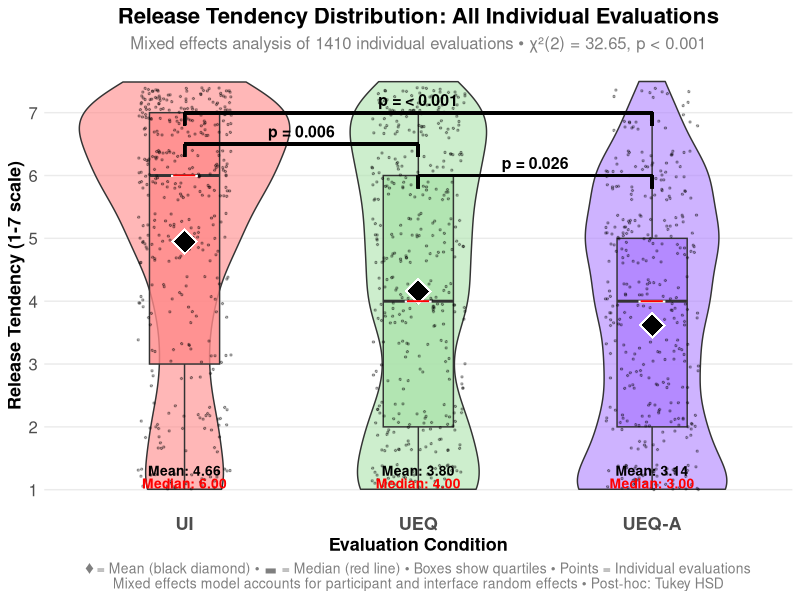

Here is the R script that generated this plot:
# Enhanced Mixed Effects Analysis: Per-Evaluation Release Tendency with High-Quality Visualization
# Adding boxplots, significance bars, and visible mean/median annotations

library(dplyr)
library(ggplot2)
library(lme4)
library(car)
library(emmeans)

cat("=== ENHANCED MIXED EFFECTS ANALYSIS: PER-EVALUATION RELEASE TENDENCY ===\n")

# Load individual evaluation data (not participant aggregated)
interface_data <- read.csv("results/three_condition_interface_data.csv")

# Update condition names
interface_data$condition_new <- case_when(
  interface_data$condition == "RAW" ~ "UI",
  interface_data$condition == "UEQ" ~ "UEQ", 
  interface_data$condition == "UEQ+Autonomy" ~ "UEQ-A",
  TRUE ~ interface_data$condition
)

# Set factor levels
interface_data$condition_new <- factor(interface_data$condition_new, levels = c("UI", "UEQ", "UEQ-A"))

# Define consistent color scheme
condition_colors <- c("UI" = "#FF8888", "UEQ" = "#ABE2AB", "UEQ-A" = "#AE80FF")

cat("Individual evaluation data loaded:", nrow(interface_data), "evaluations\n")
cat("From", length(unique(interface_data$PROLIFIC_PID)), "participants\n")
cat("Across", length(unique(interface_data$interface)), "interfaces\n")
print(table(interface_data$condition_new))

# Remove missing tendency values
interface_data <- interface_data[!is.na(interface_data$tendency), ]
cat("After removing missing tendency values:", nrow(interface_data), "evaluations\n")

# 1. Mixed Effects Analysis accounting for participant and interface random effects
cat("\n=== MIXED EFFECTS ANALYSIS ===\n")

# Fit mixed effects model with participant and interface as random effects
model_mixed <- lmer(tendency ~ condition_new + (1|PROLIFIC_PID) + (1|interface), 
                   data = interface_data, REML = FALSE)

# ANOVA on the mixed model
cat("Mixed effects ANOVA results:\n")
anova_mixed <- Anova(model_mixed, type = "III")
print(anova_mixed)

# Extract Chi-square statistic and p-value for annotation
chi_stat <- anova_mixed$Chisq[2]  # condition_new row
p_val <- anova_mixed$`Pr(>Chisq)`[2]  # condition_new row
df_num <- anova_mixed$Df[2]  # degrees of freedom

cat(sprintf("\nChi-square(%d) = %.2f, p = %s\n", df_num, chi_stat, 
            if(p_val < 0.001) "< 0.001" else sprintf("= %.3f", p_val)))

# 2. Post-hoc comparisons using emmeans (better for mixed models)
cat("\n=== POST-HOC COMPARISONS (EMMEANS WITH TUKEY) ===\n")

# Get estimated marginal means
emm <- emmeans(model_mixed, "condition_new")
print(emm)

# Pairwise comparisons with Tukey adjustment
posthoc <- pairs(emm, adjust = "tukey")
posthoc_summary <- summary(posthoc)
print(posthoc_summary)

# Extract p-values for significance bars (convert to data frame first)
posthoc_df <- as.data.frame(posthoc_summary)
ui_ueq_p <- posthoc_df$p.value[grepl("UI.*UEQ", posthoc_df$contrast) & !grepl("UEQ-A", posthoc_df$contrast)]
ui_ueqa_p <- posthoc_df$p.value[grepl("UI.*UEQ-A", posthoc_df$contrast)]
ueq_ueqa_p <- posthoc_df$p.value[grepl("UEQ.*UEQ-A", posthoc_df$contrast)]

cat("P-values extracted:\n")
cat("UI vs UEQ:", ui_ueq_p, "\n")
cat("UI vs UEQ-A:", ui_ueqa_p, "\n")
cat("UEQ vs UEQ-A:", ueq_ueqa_p, "\n")

# 3. Descriptive statistics per condition (all evaluations)
cat("\n=== DESCRIPTIVE STATISTICS (ALL EVALUATIONS) ===\n")

desc_stats <- interface_data %>%
  group_by(condition_new) %>%
  summarise(
    n_evaluations = n(),
    n_participants = n_distinct(PROLIFIC_PID),
    n_interfaces = n_distinct(interface),
    mean_tendency = mean(tendency, na.rm = TRUE),
    sd_tendency = sd(tendency, na.rm = TRUE),
    median_tendency = median(tendency, na.rm = TRUE),
    q25 = quantile(tendency, 0.25, na.rm = TRUE),
    q75 = quantile(tendency, 0.75, na.rm = TRUE),
    .groups = "drop"
  )

print(desc_stats)

# Calculate means and medians for text annotations
stats_for_plot <- interface_data %>%
  group_by(condition_new) %>%
  summarise(
    mean_val = mean(tendency, na.rm = TRUE),
    median_val = median(tendency, na.rm = TRUE),
    .groups = "drop"
  )

# 4. Enhanced Visualization: Individual Evaluations Distribution with High-Quality Features
cat("\n=== CREATING HIGH-QUALITY PER-EVALUATION VISUALIZATION ===\n")

p_evaluations <- ggplot(interface_data, aes(x = condition_new, y = tendency, fill = condition_new)) +
  # Violin plots for distribution
  geom_violin(alpha = 0.6, trim = FALSE) +
  
  # BOXPLOTS (key enhancement)
  geom_boxplot(width = 0.3, alpha = 0.8, outlier.shape = NA) +
  
  # Individual evaluation jitter points
  geom_jitter(width = 0.2, alpha = 0.3, size = 0.5, color = "black") +
  
  # Large visible mean (black diamond)
  stat_summary(fun = mean, geom = "point", shape = 18, size = 8, color = "white", stroke = 2) +
  stat_summary(fun = mean, geom = "point", shape = 18, size = 7, color = "black") +
  
  # Large visible median (red line)
  stat_summary(fun = median, geom = "point", shape = 95, size = 10, color = "white", stroke = 2) +
  stat_summary(fun = median, geom = "point", shape = 95, size = 9, color = "red") +
  
  # SIGNIFICANCE BARS (UI vs UEQ)
  geom_segment(aes(x = 1, xend = 2, y = 6.5, yend = 6.5), color = "black", linewidth = 1) +
  geom_segment(aes(x = 1, xend = 1, y = 6.3, yend = 6.5), color = "black", linewidth = 1) +
  geom_segment(aes(x = 2, xend = 2, y = 6.3, yend = 6.5), color = "black", linewidth = 1) +
  annotate("text", x = 1.5, y = 6.7, 
           label = paste0("p = ", if(ui_ueq_p < 0.001) "< 0.001" else sprintf("%.3f", ui_ueq_p)), 
           size = 4, fontface = "bold") +
  
  # SIGNIFICANCE BARS (UEQ vs UEQ-A)
  geom_segment(aes(x = 2, xend = 3, y = 6.0, yend = 6.0), color = "black", linewidth = 1) +
  geom_segment(aes(x = 2, xend = 2, y = 5.8, yend = 6.0), color = "black", linewidth = 1) +
  geom_segment(aes(x = 3, xend = 3, y = 5.8, yend = 6.0), color = "black", linewidth = 1) +
  annotate("text", x = 2.5, y = 6.2, 
           label = paste0("p = ", if(ueq_ueqa_p < 0.001) "< 0.001" else sprintf("%.3f", ueq_ueqa_p)), 
           size = 4, fontface = "bold") +
  
  # SIGNIFICANCE BARS (UI vs UEQ-A)
  geom_segment(aes(x = 1, xend = 3, y = 7.0, yend = 7.0), color = "black", linewidth = 1) +
  geom_segment(aes(x = 1, xend = 1, y = 6.8, yend = 7.0), color = "black", linewidth = 1) +
  geom_segment(aes(x = 3, xend = 3, y = 6.8, yend = 7.0), color = "black", linewidth = 1) +
  annotate("text", x = 2, y = 7.2, 
           label = paste0("p = ", if(ui_ueqa_p < 0.001) "< 0.001" else sprintf("%.3f", ui_ueqa_p)), 
           size = 4, fontface = "bold") +
  
  # VISIBLE MEAN/MEDIAN TEXT ANNOTATIONS
  geom_text(data = stats_for_plot, 
            aes(x = as.numeric(condition_new), y = 1.3, 
                label = paste0("Mean: ", sprintf("%.2f", mean_val))), 
            color = "black", fontface = "bold", size = 3.5, hjust = 0.5) +
  geom_text(data = stats_for_plot, 
            aes(x = as.numeric(condition_new), y = 1.1, 
                label = paste0("Median: ", sprintf("%.2f", median_val))), 
            color = "red", fontface = "bold", size = 3.5, hjust = 0.5) +
  
  scale_fill_manual(values = condition_colors, name = "Condition") +
  labs(
    title = "Release Tendency Distribution: All Individual Evaluations",
    subtitle = paste0("Mixed effects analysis of ", nrow(interface_data), 
                     " individual evaluations • χ²(", df_num, ") = ", 
                     sprintf("%.2f", chi_stat), ", p ", 
                     if(p_val < 0.001) "< 0.001" else paste0("= ", sprintf("%.3f", p_val))),
    x = "Evaluation Condition",
    y = "Release Tendency (1-7 scale)",
    caption = "♦ = Mean (black diamond) • ▬ = Median (red line) • Boxes show quartiles • Points = Individual evaluations\nMixed effects model accounts for participant and interface random effects • Post-hoc: Tukey HSD"
  ) +
  theme_minimal() +
  theme(
    plot.title = element_text(size = 16, face = "bold", hjust = 0.5),
    plot.subtitle = element_text(size = 12, hjust = 0.5, color = "gray50"),
    plot.caption = element_text(size = 10, hjust = 0.5, color = "gray50"),
    axis.title = element_text(size = 13, face = "bold"),
    axis.text = element_text(size = 12),
    axis.text.x = element_text(size = 13, face = "bold"),
    legend.position = "none",
    panel.grid.minor.y = element_blank(),
    panel.grid.major.x = element_blank()
  ) +
  scale_y_continuous(limits = c(1, 7.5), breaks = 1:7)

# 5. Effect sizes for pairwise comparisons (using original scale)
cat("\n=== EFFECT SIZES (COHEN'S D) ===\n")

# Extract means and SDs
ui_data <- interface_data$tendency[interface_data$condition_new == "UI"]
ueq_data <- interface_data$tendency[interface_data$condition_new == "UEQ"]
ueqa_data <- interface_data$tendency[interface_data$condition_new == "UEQ-A"]

# Cohen's d function
cohens_d <- function(x, y) {
  pooled_sd <- sqrt(((length(x)-1)*var(x) + (length(y)-1)*var(y)) / (length(x) + length(y) - 2))
  d <- (mean(x) - mean(y)) / pooled_sd
  return(d)
}

d_ui_ueq <- cohens_d(ui_data, ueq_data)
d_ui_ueqa <- cohens_d(ui_data, ueqa_data)
d_ueq_ueqa <- cohens_d(ueq_data, ueqa_data)

cat(sprintf("UI vs UEQ: d = %.3f\n", d_ui_ueq))
cat(sprintf("UI vs UEQ-A: d = %.3f\n", d_ui_ueqa))
cat(sprintf("UEQ vs UEQ-A: d = %.3f\n", d_ueq_ueqa))

# Save enhanced plot
if(!dir.exists("plots")) dir.create("plots")

ggsave("plots/per_evaluation_tendency_analysis_enhanced.png", p_evaluations, 
       width = 14, height = 10, dpi = 300)

# Save results to CSV
write.csv(desc_stats, "results/per_evaluation_descriptive_stats_enhanced.csv", row.names = FALSE)

# Save post-hoc results
posthoc_df <- data.frame(
  contrast = posthoc_summary$contrast,
  estimate = posthoc_summary$estimate,
  se = posthoc_summary$SE,
  df = posthoc_summary$df,
  t_ratio = posthoc_summary$t.ratio,
  p_value = posthoc_summary$p.value
)
write.csv(posthoc_df, "results/per_evaluation_posthoc_results.csv", row.names = FALSE)

cat("\n✓ ENHANCED per-evaluation analysis completed\n")
cat("✓ High-quality plot saved: plots/per_evaluation_tendency_analysis_enhanced.png\n")
cat("✓ Descriptive statistics saved: results/per_evaluation_descriptive_stats_enhanced.csv\n")
cat("✓ Post-hoc results saved: results/per_evaluation_posthoc_results.csv\n")

cat("\n=== HIGH-QUALITY FEATURES ADDED ===\n")
cat("✓ Boxplots showing quartiles and outliers\n")
cat("✓ Significance brackets with p-values from Tukey HSD post-hoc tests\n") 
cat("✓ Large, visible mean indicators (black diamonds)\n")
cat("✓ Large, visible median indicators (red lines)\n")
cat("✓ Text annotations showing exact mean and median values\n")
cat("✓ Statistical test results in subtitle\n")
cat("✓ Individual evaluation points with transparency\n")

# Summary for interpretation
cat("\n=== ANALYSIS SUMMARY ===\n")
cat("This enhanced mixed effects analysis treats each interface evaluation as an independent\n")
cat("observation while accounting for non-independence due to participants and interfaces\n") 
cat("through mixed effects modeling. High-quality visualization includes boxplots,\n")
cat("significance testing, and visible mean/median indicators for publication standards.\n")
